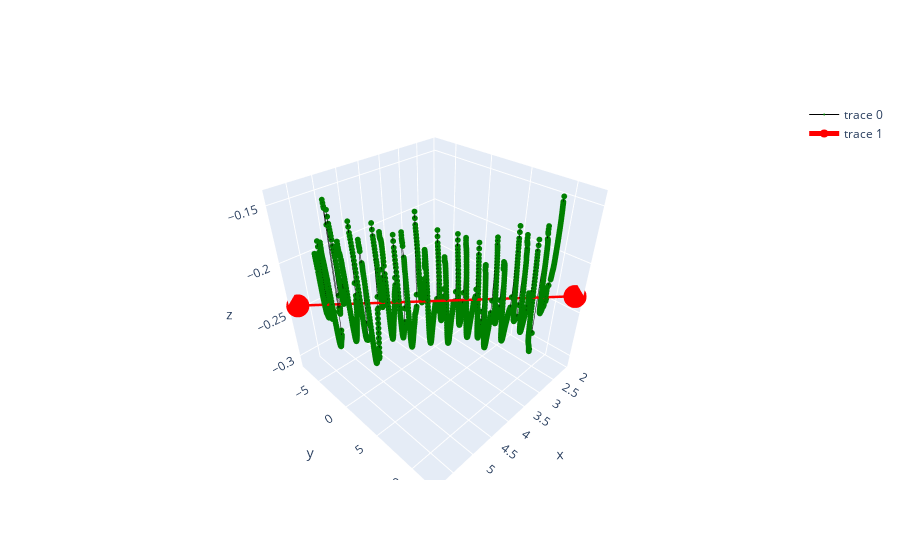

Source (notebook cell):
### Code cell
#fig = plt.figure(figsize=(8,8))
#ax = fig.add_subplot(111, projection='3d')
#ax.scatter(COM.x.values,COM.y.values,COM.z.values)
#ax.view_init(elev=30, azim=30)
#ax.set_xlabel('x [m]')
#ax.set_ylabel('y [m]')
#ax.set_zlabel('z [m]')
#ax.set_title('COM movement')

# Linear regression
X = COM[['x', 'y', 'z']].values
Xlen = X.shape[0]
avgPointCloud = 1 / Xlen * np.array([np.sum(X[:, 0]), np.sum(X[:, 1]), np.sum(X[:, 2])])
Xmean = X - avgPointCloud

cov = 1 / Xlen * X.T.dot(Xmean)

t = [-2,2]
linearReg = avgPointCloud + cov[:, 0] * np.vstack(t)

#ax.plot(linearReg[:, 0], linearReg[:, 1], linearReg[:, 2], 'r', label='Linear Regression')
#ax.legend()
trace = go.Scatter3d(x=COM.x, y=COM.y, z=COM.z,
                                   marker=dict(
                                        size=2,
                                        color='green',
                                    ),
                                    line=dict(
                                        color='black',
                                        width=1
                                    ))
trace2 =go.Scatter3d(x=linearReg[:, 0], y=linearReg[:, 1], z=linearReg[:, 2],
                                    line=dict(
                                        color='red',
                                        width=5
                                    ))
fig = go.Figure(data=[trace,trace2])
fig.show()

### Figure 1 — Plotly figure (JSON) as saved in the notebook; plotly's stock layout.template omitted (floating-point values rounded to 4 significant figures; data arrays with more than 128 entries replaced by an {"elided": "..."} marker saying what was removed)
{"data": [{"line": {"color": "black", "width": 1}, "marker": {"color": "green", "size": 2}, "type": "scatter3d", "x": {"elided": "1835 float values"}, "y": {"elided": "1835 float values"}, "z": {"elided": "1835 float values"}}, {"line": {"color": "red", "width": 5}, "type": "scatter3d", "x": [2.084, 5.812], "y": [12.26, -7.613], "z": [-0.2323, -0.2422]}], "layout": {}}
